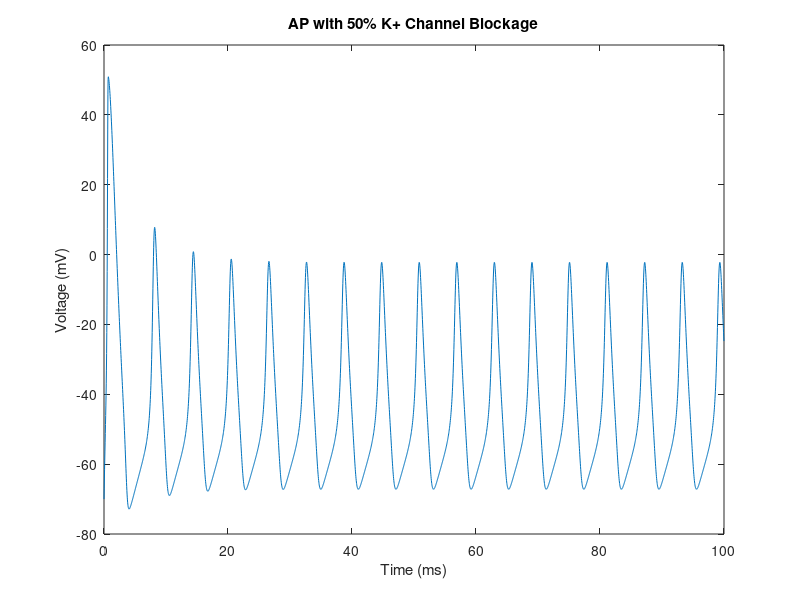

This chart was generated by the following MATLAB code:
%BME502 Project 1 Dennis McIlhany

clc; clear all;

%constants
dt=.03;
t=0:dt:100;
C=1;
ENa=55;
EK=-90;
EL=-70;
gNabar=120;
gKbar=36;
gL=1;
Iinj=100;

%preallocate
V=-70*ones(length(Iinj),length(t));
m_inf=zeros(1,length(t));
tau_m=zeros(1,length(t));
m=zeros(1,length(t));
m3=zeros(1,length(t));
h_inf=zeros(1,length(t));
tau_h=zeros(1,length(t));
h=zeros(1,length(t));
n_inf=zeros(1,length(t));
tau_n=zeros(1,length(t));
n=zeros(1,length(t));
n4=zeros(1,length(t));
gNa=zeros(1,length(t));
gK=zeros(1,length(t));
INa=zeros(1,length(t));
IK=zeros(1,length(t));
IL=zeros(1,length(t));
IC=zeros(1,length(t));
am=zeros(1,length(t));
bm=zeros(1,length(t));
ah=zeros(1,length(t));
bh=zeros(1,length(t));
an=zeros(1,length(t));
bn=zeros(1,length(t));

%iterations for injected current and time
for w=1:length(Iinj);
    for k=1:length(t);
        if k==1;
            an(k)=-.01*(V(w,k)+60)/(exp(-(V(w,k)+60)/10)-1);
            am(k)=-.1*(V(w,k)+45)/(exp(-(V(w,k)+45)/10)-1);
            ah(k)=.07*exp(-(V(w,k)+70)/20);
            bn(k)=.125*exp(-(V(w,k)+70)/80);
            bm(k)=4*exp(-(V(w,k)+70)/18);
            bh(k)=1/(exp(-(V(w,k)+40)/10)+1);
            n_inf(k)=an(k)/(an(k)+bn(k));
            tau_n(k)=1/(an(k)+bn(k));
            h_inf(k)=ah(k)/(ah(k)+bh(k));
            tau_h(k)=1/(ah(k)+bh(k));
            m_inf(k)=am(k)/(am(k)+bm(k));
            tau_m(k)=1/(am(k)+bm(k));
            n(k)=n_inf(k);
            n4(k)=n(k)^4;
            m(k)=m_inf(k);
            h(k)=h_inf(k);
            m3(k)=m(k)^3;
            gNa(k)=m3(k)*h(k)*gNabar;
            gK(k)=.50.*n4(k)*gKbar;
            IK(k)=(V(w,k)-EK)*gK(k);
            INa(k)=(V(w,k)-ENa)*gNa(k);
            IL(k)=(V(w,k)-EL)*gL;
            IC(k)=0;
        else
            n(k)=n(k-1)+dt*((-n(k-1)+n_inf(k-1))/tau_n(k-1));
            m(k)=m(k-1)+dt*((-m(k-1)+m_inf(k-1))/tau_m(k-1));
            h(k)=h(k-1)+dt*((-h(k-1)+h_inf(k-1))/tau_h(k-1));
            n4(k)=n(k)^4;
            m3(k)=m(k)^3;
            gNa(k)=m3(k)*h(k)*gNabar;
            gK(k)=.50.*n4(k)*gKbar;
            V(w,k)=V(w,k-1)+(dt/C)*(Iinj(w)-(gNa(k)+gK(k)+gL)*V(w,k-1)+gNa(k)*ENa+gK(k)*EK+gL*EL);
            if (abs(V(w,k) + 45) <=0.01)
                am(k) = 1;
            else
                am(k)=-.1*(V(w,k)+45)/(exp(-(V(w,k)+45)/10)-1);
            end;
            if (abs(V(w,k) + 60) <=0.01)
                an(k) = .1;
            else
                an(k)=-.01*(V(w,k)+60)/(exp(-(V(w,k)+60)/10)-1);
            end;
            ah(k)=.07*exp(-(V(w,k)+70)/20);
            bn(k)=.125*exp(-(V(w,k)+70)/80);
            bm(k)=4*exp(-(V(w,k)+70)/18);
            bh(k)=1/(exp(-(V(w,k)+40)/10)+1);
            n_inf(k)=an(k)/(an(k)+bn(k));
            tau_n(k)=1/(an(k)+bn(k));
            h_inf(k)=ah(k)/(ah(k)+bh(k));
            tau_h(k)=1/(ah(k)+bh(k));
            m_inf(k)=am(k)/(am(k)+bm(k));
            tau_m(k)=1/(am(k)+bm(k));
            IK(k)=(V(w,k)-EK)*gK(k);
            INa(k)=(V(w,k)-ENa)*gNa(k);
            IL(k)=(V(w,k)-EL)*gL;
            IC(k)=C*(V(w,k)-V(w,k-1))/dt;
        end
    end
end
plot(t,V)
xlabel('Time (ms)')
ylabel('Voltage (mV)')
title('AP with 50% K+ Channel Blockage')